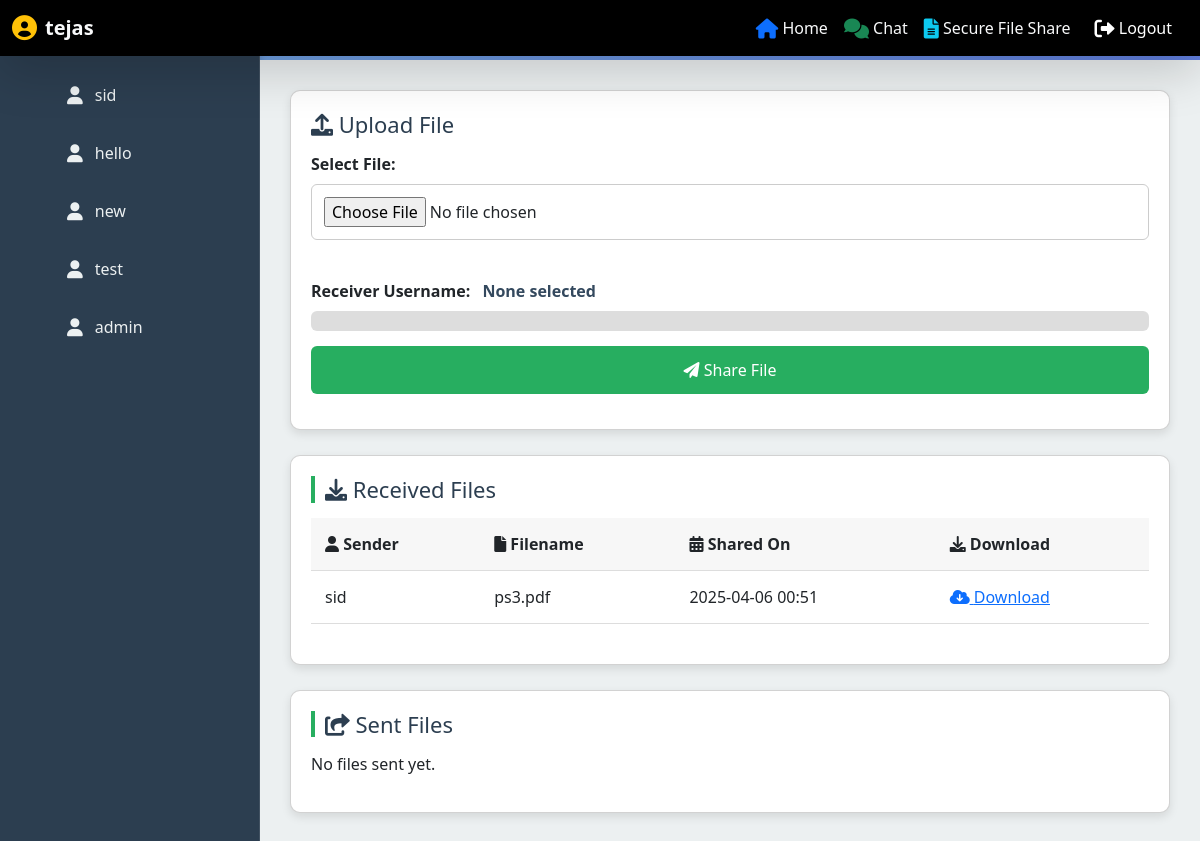
The app's page /dashboard/ (signed in), older data.
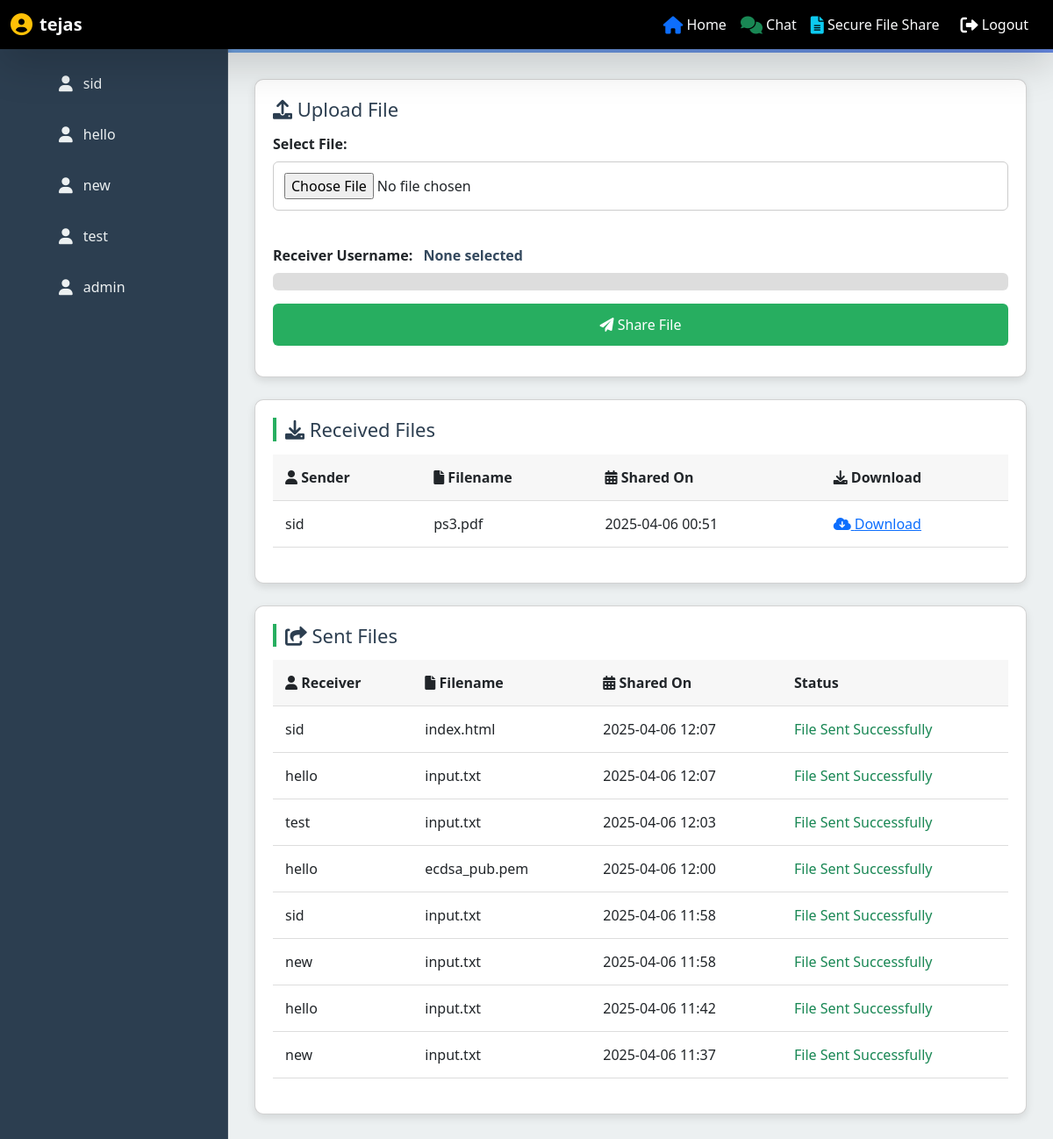
The same page, newer data.
### file_sharing/models.py (models this page shows)
class SharedFile(models.Model):
    sender = models.ForeignKey(User, related_name='sent_files', on_delete=models.CASCADE)
    receiver = models.ForeignKey(User, related_name='received_files', on_delete=models.CASCADE)
    file = models.FileField(upload_to='encrypted_files/')
    original_filename = models.CharField(max_length=255)
    nonce = models.BinaryField()  # Store nonce for AES-GCM
    tag = models.BinaryField()    # Authentication tag for AES-GCM
    encapsulated_key = models.BinaryField()
    signature = models.BinaryField()   # The Kyber encapsulated AES key
    created_at = models.DateTimeField(auto_now_add=True)

### file_sharing/views.py (the view)
# urls.py: path('dashboard/', dashboard, name='dashboard'),
@login_required
def dashboard(request):
    users = User.objects.exclude(id=request.user.id)
    shared_files = SharedFile.objects.filter(receiver=request.user).order_by('-created_at')
    sent_files = SharedFile.objects.filter(sender=request.user).order_by('-created_at')
    return render(request, 'dashboard.html', {'users': users, 'shared_files': shared_files, 'sent_files': sent_files})

### file_sharing/templates/dashboard.html (shortened to what this page needs)
<!DOCTYPE html>
<html lang="en">
<head>
  <link rel="stylesheet" href="https://cdnjs.cloudflare.com/ajax/libs/font-awesome/6.0.0-beta3/css/all.min.css">
  <link rel="stylesheet" href="https://cdn.jsdelivr.net/npm/bootstrap@5.3.0/dist/css/bootstrap.min.css">
</head>
<body>
  <nav class="navbar navbar-expand-lg navbar-dark navbar-custom shadow-lg fixed-top">
    <div class="container-fluid">
        {% if user.is_authenticated %}
            <a class="navbar-brand fw-bold text-light d-flex align-items-center">
                <i class="fas fa-user-circle fa-lg me-2 text-warning"></i>
                {{ user.username }}
            </a>
        {% else %}
            <a class="navbar-brand fw-bold text-light" href="{% url 'home' %}">
                <i class="fas fa-home fa-lg text-primary"></i> Welcome
            </a>
        {% endif %}
        <div class="collapse navbar-collapse" id="navbarNav">
            <ul class="navbar-nav ms-auto">
                <li class="nav-item">
                    <a class="nav-link text-light" href="{% url 'home' %}">
                        <i class="fas fa-home fa-lg text-primary"></i> Home
                    </a>
                </li>
                <li class="nav-item">
                    <a class="nav-link text-light" href="{% url 'chat' 'admin' %}">
                        <i class="fas fa-comments fa-lg text-success"></i> Chat
                    </a>
                </li>
                <li class="nav-item">
                    <a class="nav-link text-light" href="{% url 'dashboard' %}">
                        <i class="fas fa-file-alt fa-lg text-info"></i> Secure File Share
                    </a>
                </li>
                {% if user.is_authenticated %}
                    <li class="nav-item">
                        <a class="nav-link btn btn-danger btn-sm text-white px-3 py-2" href="{% url 'user_logout' %}">
                            <i class="fas fa-sign-out-alt fa-lg"></i> Logout
                        </a>
                    </li>
                {% endif %}
            </ul>
        </div>
    </div>
  </nav>
  <div class="sidebar">
    <h2> Users</h2>
    <ul>
      {% for user in users %}
        <li class="user-item" data-username="{{ user.username }}">
          <i class="fas fa-user"></i> {{ user.username }}
        </li>
      {% endfor %}
    </ul>
  </div>
  <div class="content">
    <div class="card upload-form">
      <h3><i class="fas fa-upload"></i> Upload File</h3>
      <form id="uploadForm" method="post" enctype="multipart/form-data" action="{% url 'upload' %}">
        <label for="file">Select File:</label>
        <input type="file" id="file" name="file" required>
        <label>
          Receiver Username:
          <span id="selected_receiver" class="receiver-display">None selected</span>
        </label>
        <div class="progress-container">
        </div>
        <button type="submit"><i class="fas fa-paper-plane"></i> Share File</button>
      </form>
    </div>
    <div class="card files-list">
      <h3 class="section-title"><i class="fas fa-download"></i> Received Files</h3>
      <div id="receivedFilesContainer">
        {% if shared_files %}
          <table>
            <thead>
              <tr>
                <th><i class="fas fa-user"></i> Sender</th>
                <th><i class="fas fa-file"></i> Filename</th>
                <th><i class="fas fa-calendar-alt"></i> Shared On</th>
                <th><i class="fas fa-download"></i> Download</th>
              </tr>
            </thead>
            <tbody>
              {% for file in shared_files %}
                <tr>
                  <td>{{ file.sender.username }}</td>
                  <td>{{ file.original_filename }}</td>
                  <td>{{ file.created_at|date:"Y-m-d H:i" }}</td>
                  <td>
                    <a href="{% url 'download' file.id %}"><i class="fas fa-cloud-download-alt"></i> Download</a>
                  </td>
                </tr>
              {% endfor %}
            </tbody>
          </table>
        {% else %}
          <p>No files received yet.</p>
        {% endif %}
      </div>
    </div>
<div class="card files-list">
  <h3 class="section-title"><i class="fas fa-share-square"></i> Sent Files</h3>
  <div id="sentFilesContainer">
    {% if sent_files %}
    {% load tz %}
    {% localtime on %}
      <table>
        <thead>
          <tr>
            <th><i class="fas fa-user"></i> Receiver</th>
            <th><i class="fas fa-file"></i> Filename</th>
            <th><i class="fas fa-calendar-alt"></i> Shared On</th>
            <th>Status</th>
          </tr>
        </thead>
        <tbody>
          {% for file in sent_files %}
            <tr>
              <td>{{ file.receiver.username }}</td>
              <td>{{ file.original_filename }}</td>
              <td>{{ file.created_at|date:"Y-m-d H:i" }}</td>
              <td>
                <span class="text-success">File Sent Successfully</span>
              </td>
            </tr>
          {% endfor %}
        </tbody>
      </table>
      {% endlocaltime %}
    {% else %}
      <p>No files sent yet.</p>
    {% endif %}
  </div>
</div>
</body>
</html>

### file_sharing/templates/dashboard.html (style rules this page uses)
* { margin: 0; padding: 0; box-sizing: border-box; }
body { font-family: 'Segoe UI', sans-serif; background: linear-gradient(135deg, #74ABE2, #5563DE); color: #333; overflow: hidden; height: 100vh; display: flex; }
.sidebar { width: 260px; background: #2c3e50; color: #ecf0f1; padding: 20px; overflow-y: auto; border-right: 1px solid rgba(255,255,255,0.1); box-shadow: 2px 0 5px rgba(0,0,0,0.1); }
.sidebar h2 { font-size: 26px; text-align: center; margin-bottom: 20px; letter-spacing: 1px; }
.sidebar ul { list-style: none; }
.sidebar ul li { padding: 12px 15px; margin-bottom: 10px; border-radius: 6px; cursor: pointer; display: flex; align-items: center; transition: background 0.3s, transform 0.2s; }
.sidebar ul li i { margin-right: 12px; font-size: 18px; }
.content { flex: 1; padding: 30px; overflow-y: auto; background: #ecf0f1; animation: fadeIn 0.8s ease-in; margin-top: 60px; }
.card { background: #fff; border-radius: 10px; padding: 20px; margin-bottom: 25px; box-shadow: 0 4px 10px rgba(0, 0, 0, 0.1); transition: transform 0.3s; }
.card h3 { margin-bottom: 15px; color: #2c3e50; font-size: 22px; }
.upload-form label { display: block; margin-bottom: 8px; font-weight: 600; }
.upload-form input[type="file"], .upload-form button { width: 100%; padding: 12px; font-size: 16px; border-radius: 6px; border: 1px solid #ccc; margin-bottom: 15px; }
.upload-form button { background: #27ae60; color: #fff; border: none; cursor: pointer; transition: background 0.3s, transform 0.2s; }
.progress-container { width: 100%; background: #ddd; border-radius: 6px; margin-bottom: 15px; overflow: hidden; }
.receiver-display { font-weight: bold; margin-left: 8px; color: #34495e; }
table { width: 100%; border-collapse: collapse; margin-bottom: 20px; }
table th, table td { padding: 14px; text-align: left; border-bottom: 1px solid #ddd; font-size: 16px; }
table th { background: #f7f7f7; }
.section-title { margin-bottom: 15px; color: #2c3e50; font-size: 20px; border-left: 4px solid #27ae60; padding-left: 10px; }
.navbar-custom { background-color: #000000; }

Row changes from the older to the newer data that the page shows:
added SharedFile: receiver.username "sid", original_filename "index.html", created_at "2025-04-06 12:07", shown under "Sent Files"
added SharedFile: receiver.username "hello", original_filename "input.txt", created_at "2025-04-06 12:07", shown under "Sent Files"
added SharedFile: receiver.username "test", original_filename "input.txt", created_at "2025-04-06 12:03", shown under "Sent Files"
added SharedFile: receiver.username "hello", original_filename "ecdsa_pub.pem", created_at "2025-04-06 12:00", shown under "Sent Files"
added SharedFile: receiver.username "sid", original_filename "input.txt", created_at "2025-04-06 11:58", shown under "Sent Files"
added SharedFile: receiver.username "new", original_filename "input.txt", created_at "2025-04-06 11:58", shown under "Sent Files"
added SharedFile: receiver.username "hello", original_filename "input.txt", created_at "2025-04-06 11:42", shown under "Sent Files"
added SharedFile: receiver.username "new", original_filename "input.txt", created_at "2025-04-06 11:37", shown under "Sent Files"
Text that changed along with them:
text no longer shown: "No files sent yet."
text now shown: "Receiver Filename Shared On Status"
